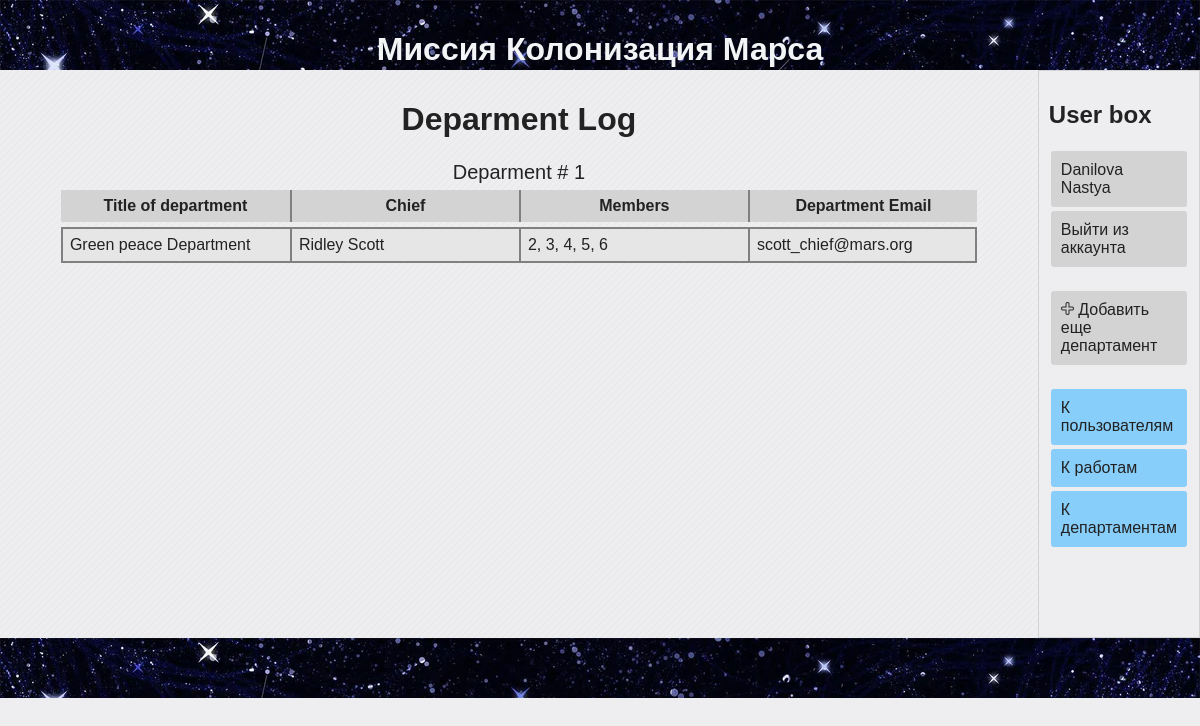
Page /departments (signed in) on the earlier database version.
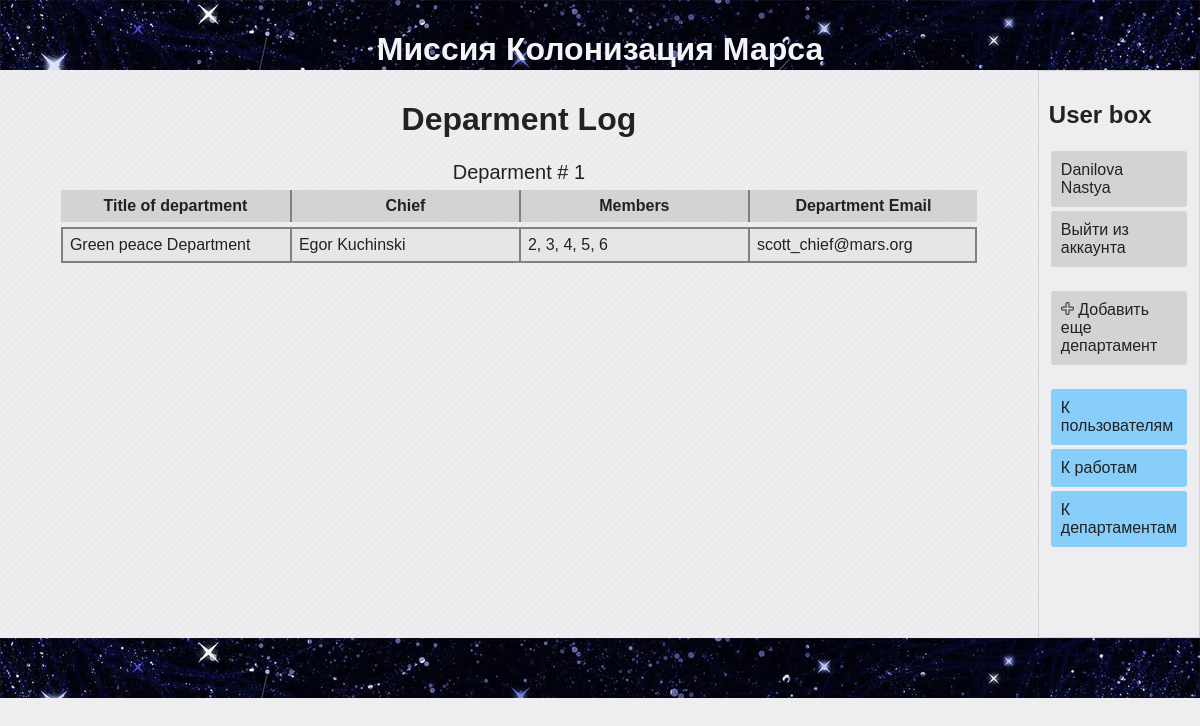
Same page on the later database version.
### data/departments.py (models this page shows)
class Departments(SqlAlchemyBase, SerializerMixin):
    __tablename__ = 'departaments'
    id = sqlalchemy.Column(sqlalchemy.Integer,
                           primary_key=True, autoincrement=True)
    title = sqlalchemy.Column(sqlalchemy.String)
    chief = sqlalchemy.Column(sqlalchemy.Integer,
                              sqlalchemy.ForeignKey('users.id'))
    members = sqlalchemy.Column(sqlalchemy.String)
    email = sqlalchemy.Column(sqlalchemy.String,
                              unique=True)
    user = orm.relation('User')

### data/users.py (models this page shows, shortened)
class User(SqlAlchemyBase, UserMixin, SerializerMixin):
    __tablename__ = 'users'
    id = sqlalchemy.Column(sqlalchemy.Integer,
                           primary_key=True, autoincrement=True)
    surname = sqlalchemy.Column(sqlalchemy.String)
    name = sqlalchemy.Column(sqlalchemy.String)
    age = sqlalchemy.Column(sqlalchemy.Integer)
    hometown = sqlalchemy.Column(sqlalchemy.String)
    position = sqlalchemy.Column(sqlalchemy.String)
    speciality = sqlalchemy.Column(sqlalchemy.String)
    address = sqlalchemy.Column(sqlalchemy.String)
    email = sqlalchemy.Column(sqlalchemy.String,
                              index=True, unique=True)
    hashed_password = sqlalchemy.Column(sqlalchemy.String)
    modyfied_date = sqlalchemy.Column(sqlalchemy.DateTime,
                                      default=datetime.datetime.now)
    jobs = orm.relation("Jobs", back_populates='user')
    deps = orm.relation("Departments", back_populates='user')

### main.py (the view)
@app.route('/departments', methods=['GET', 'POST'])
def departments():
    session = db_session.create_session()
    departments = session.query(Departments).all()
    return render_template('departments_table.html', title='Departments table',
                           departments=departments)

### data/db_session.py (called while the page is built)
def create_session() -> Session:
    global __factory
    return __factory()

### main.py (called while the page is built)
@log_manager.user_loader
def load_user(user_id):
    session = db_session.create_session()
    return session.query(User).get(user_id)

### templates/departments_table.html (shortened to what this page needs)
{% extends "base.html" %}
{% block content %}
    <h1 style="text-align: center;">Deparment Log</h1>
    {% for department in departments %}
        <table class="average-table">
            <caption>
                Deparment # {{ department.id }}
            </caption>
            <thead>
                <th>Title of department</th>
                <th>Chief</th>
                <th>Members</th>
                <th>Department Email</th>
            </thead>
            <tbody>
                <tr>
                    <td>{{ department.title }}</td>
                    <td>{{ department.user.name }} {{ department.user.surname }}</td>
                    <td>{{ department.members }}</td>
                    <td>{{ department.email }}</td>
                </tr>
            </tbody>
        </table>
    {% endfor %}
{% endblock %}
{% block userbox %}
    {% if current_user.is_authenticated %}
        <div class="flexbox flex_c_nowr">
            <a href="/departments_add" class='btn'>
                <img src="/static/img/add_icon1.png" alt="" height="13px"> Добавить еще департамент</a>
        </div>
    {% endif %}
{% endblock %}

Differences in the rows shown:
changed through a linked row, Departments "Green peace Department": user.name "Ridley" → "Egor"; user.surname "Scott" → "Kuchinski"
